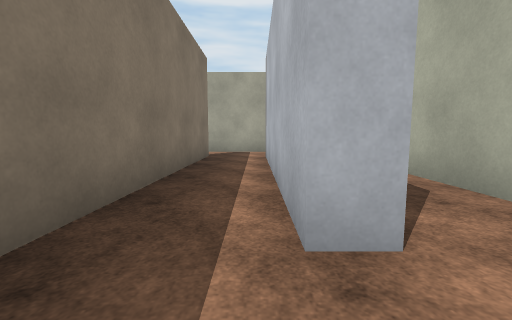
View 1 (above)

16 first-person views from a walk through a 3-D level made in the Unity game engine. The camera is 1.2 m above the floor, tilts 6° down and sees 90° across. The floor is counted in squares, 2 m on a side. Each view is taken from the middle of a square. On the plan, view 1 faces up. The plan holds only what a view shows up to about 9 squares ahead; the rest is blank. The place goes on beyond the plan. The player character is not drawn. Surface patterns are stand-ins for the level's own textures.

View 2
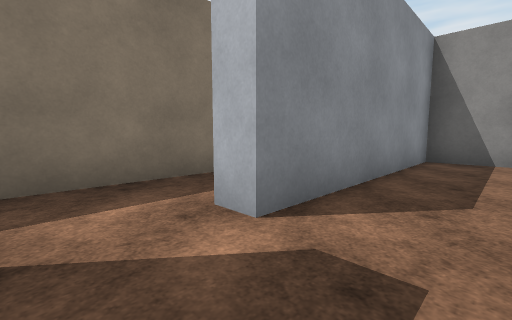

View 3
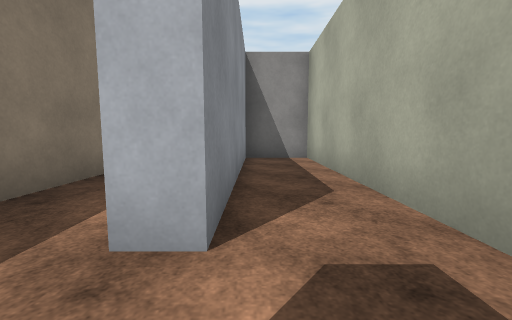

View 4
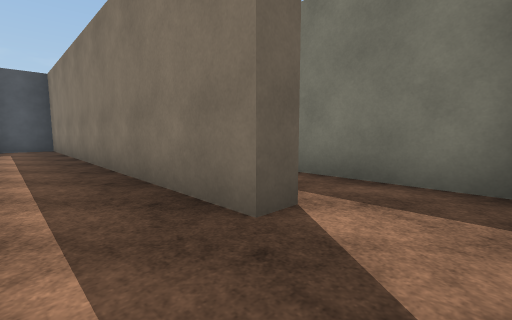

View 5
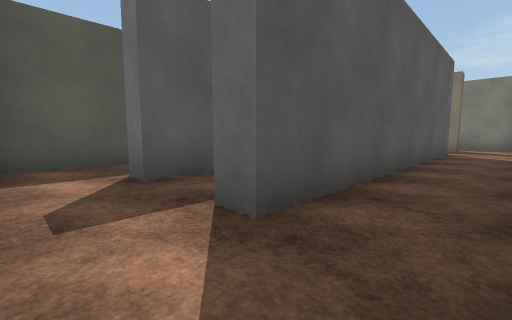

View 6
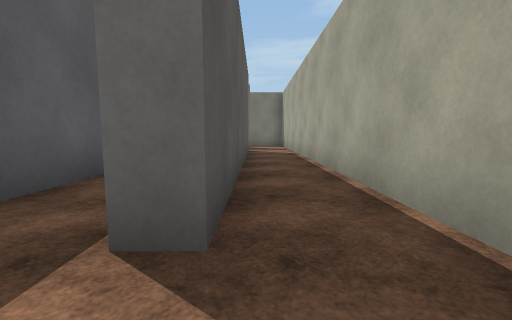

View 7
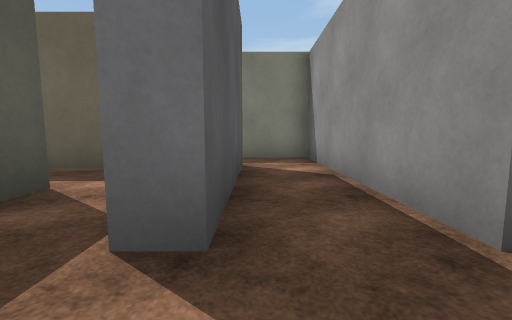

View 8
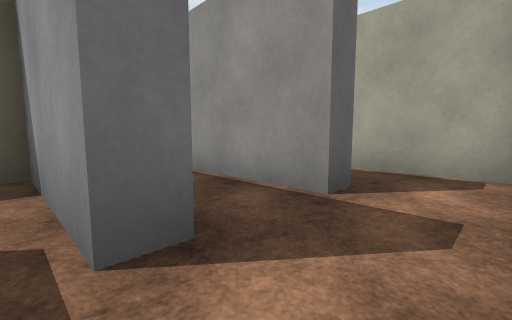

View 9
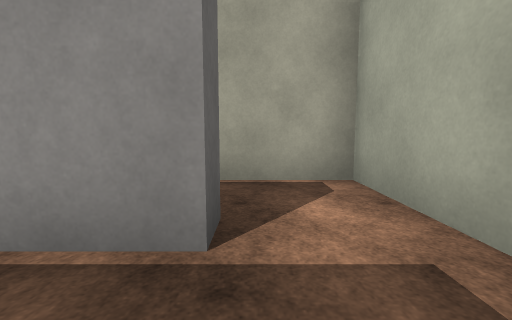

View 10
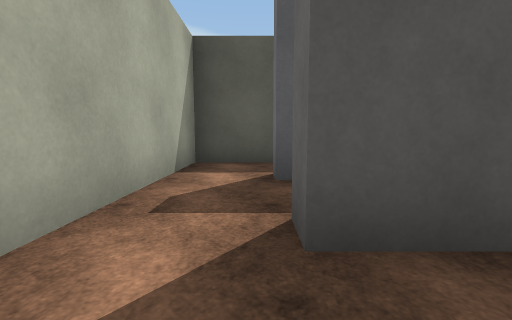

View 11
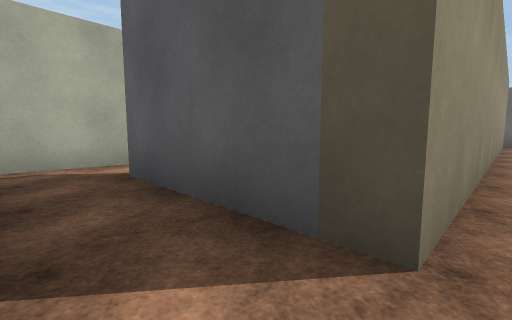

View 12
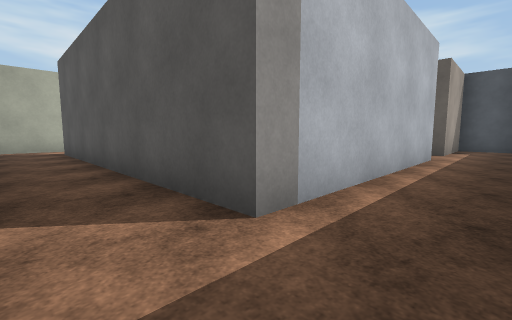

View 13
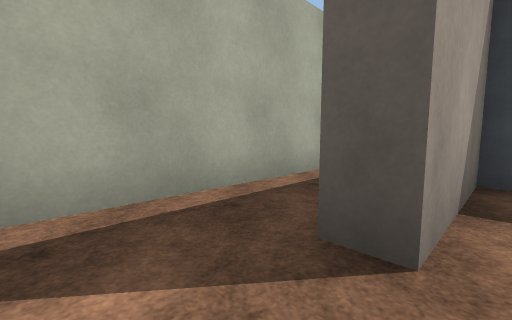

View 14
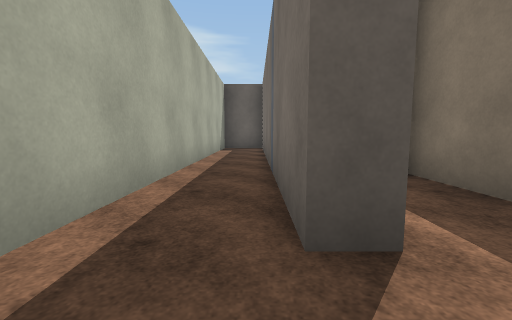

View 15
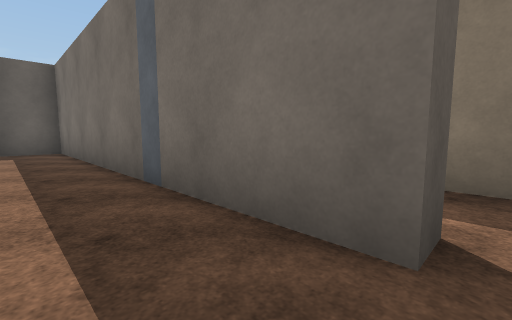

View 16
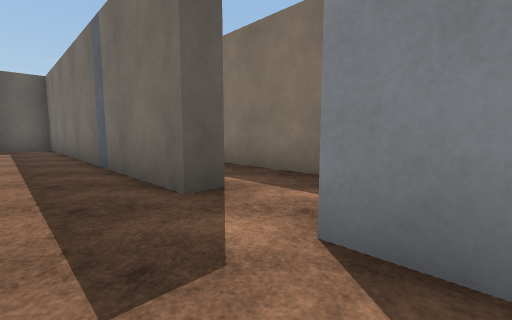

### Floor plan
Points are (right, up) in squares from view 1. A wall is a line through its corners. A room is listed if a view was taken in it or the views show most of it. See-through windows are left out.
Room 1 (views 1, 4, 5, 10, 12, 13)
walls: (-1.2, 6.8) (-1.2, -2.8) (0.2, -2.8) (0.2, -0.3); (0.7, 1.3) (0.2, 1.3) (0.2, 6.8) (7.8, 6.8); (9.2, 8.3) (-1.5, 8.3)
ways out: opening at (1, 0.5) to room 2; opening at (8.5, 7) to room 3; opening at (-1, 7.5)
Room 2 (views 2, 3, 14, 15, 16)
walls: (0.2, -0.3) (0.7, -0.3) (0.7, -9.2) (2.1, -9.2); (2.2, -8.1) (2.2, 6.3) (0.7, 6.3) (0.7, 1.3)
ways out: opening at (1, 0.5) to room 1
Room 3 (views 6, 11)
walls: (9.2, 5.4) (9.2, 8.3); (7.8, 6.8) (7.8, 6.3) (2.8, 6.3) (2.8, 4.6); (4.2, -6.2) (4.2, 4.7) (7.8, 4.7)
ways out: opening at (8.5, 7) to room 1; opening at (8.5, 5) to room 4
Room 4 (views 7, 8, 9)
walls: (7.8, 4.7) (7.8, 4.3) (6.5, 4.3); (6.2, 2.8) (9.2, 2.8) (9.2, 5.4)
ways out: opening at (8.5, 5) to room 3; opening at (7, 4) to room 5
Room 5 (no view inside)
walls: (6.5, 4.3) (4.8, 4.3)
ways out: opening at (7, 4) to room 4; opening at (6, 3)

Where each view was taken, in squares from view 1:
view 1: 0 up, 0 right, facing up
view 2: 0 up, 2 right, facing up-left
view 3: 0 up, 1 right, facing up
view 4: 8 up, 0 right, facing down-left
view 5: 8 up, 9 right, facing down-left
view 6: 7 up, 9 right, facing left
view 7: 5 up, 9 right, facing left
view 8: 4 up, 9 right, facing up-left
view 9: 5 up, 8 right, facing up
view 10: 8 up, 8 right, facing down
view 11: 6 up, 4 right, facing down-right
view 12: 8 up, 1 left, facing down-right
view 13: 1 up, 0 right, facing down-right
view 14: 1 up, 1 right, facing down
view 15: 0 up, 2 right, facing down-left
view 16: 2 up, 2 right, facing down-left
